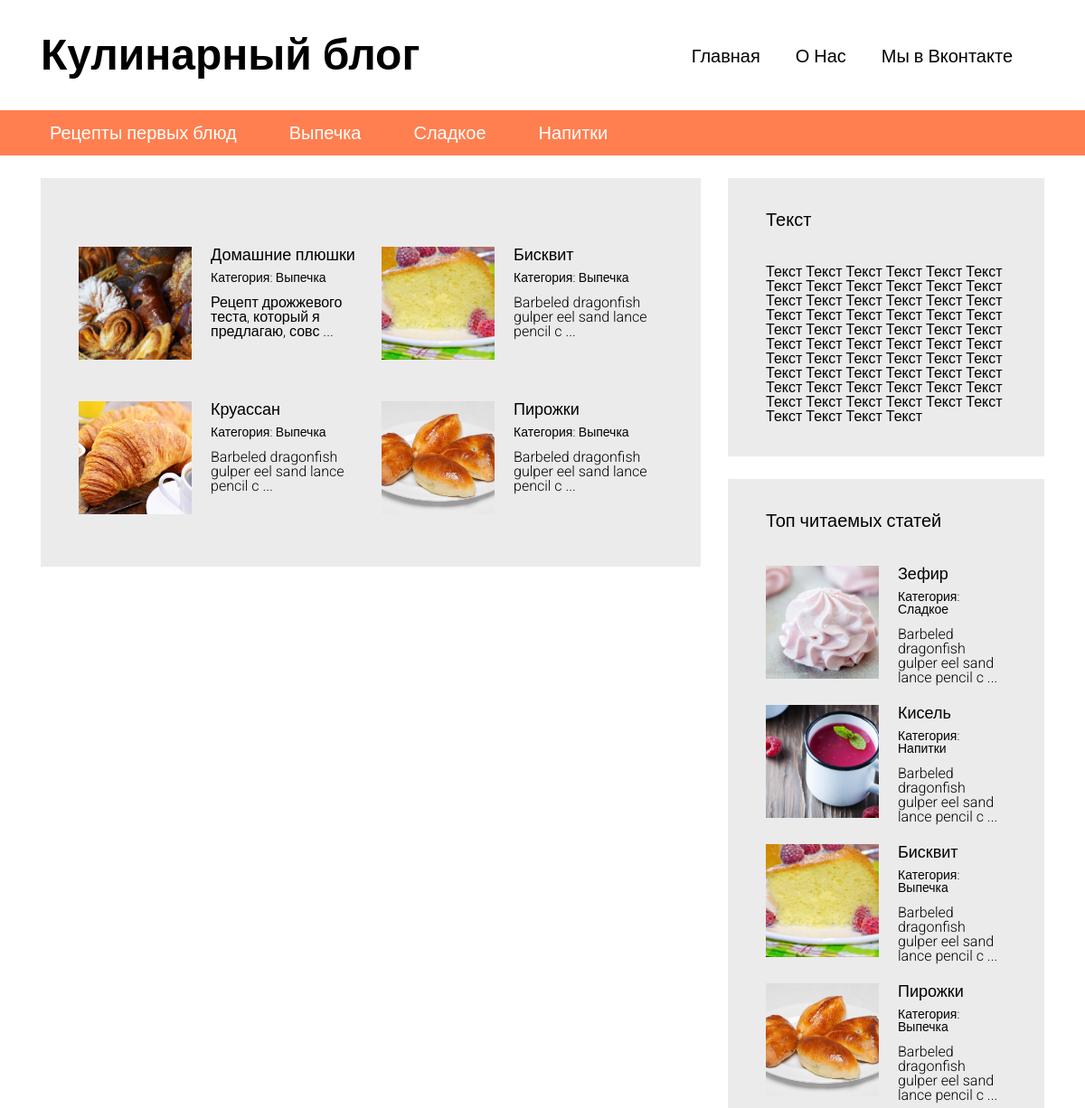
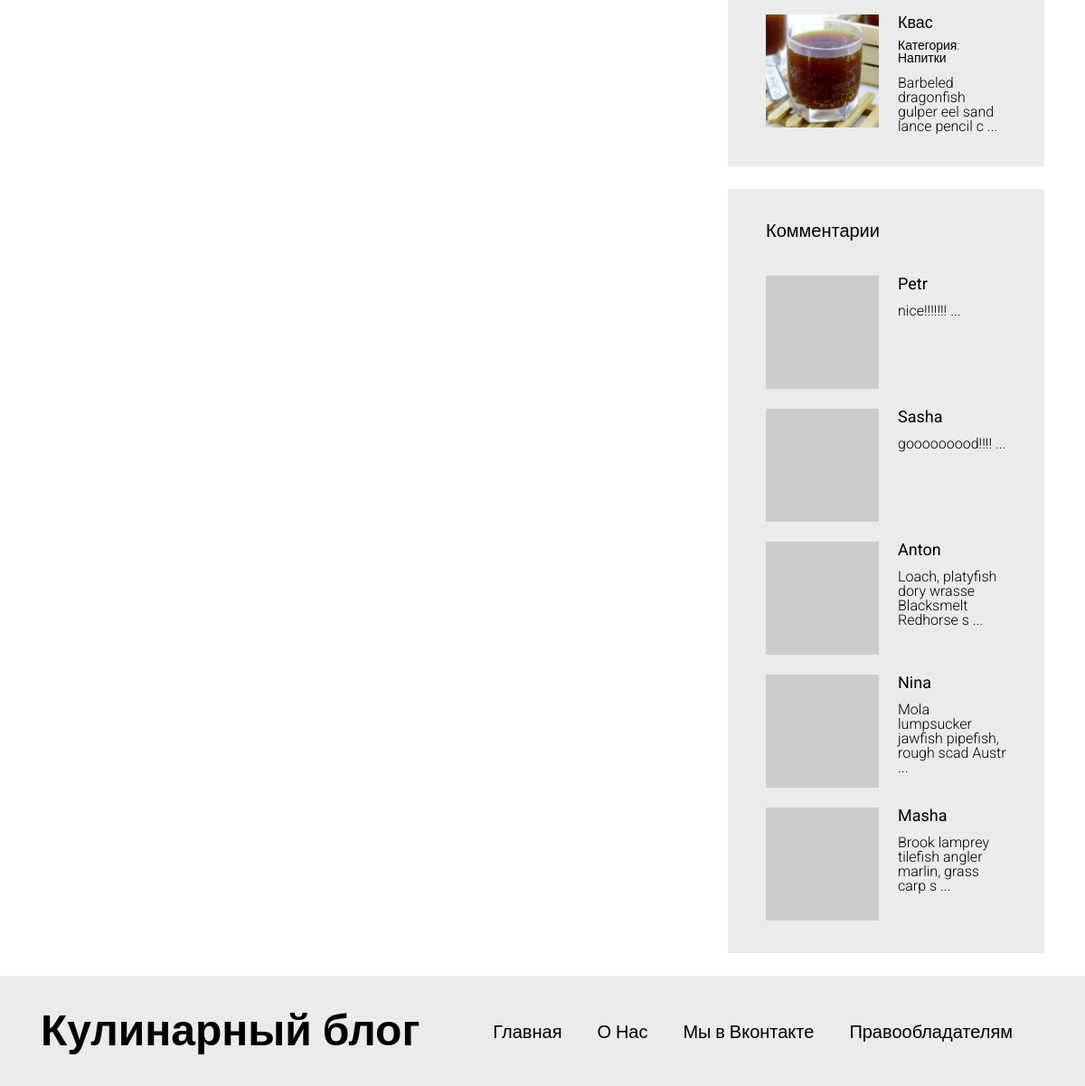
Screenshot of /articles.php?categorie=2 with the database file from the repository (2 pictures, top to bottom).
### tables this page shows
CREATE TABLE `articles_categories` (
  `id` int(11) NOT NULL,
  `title` varchar(100) NOT NULL
);

CREATE TABLE `articles` (
  `id` int(11) NOT NULL,
  `title` varchar(255) DEFAULT NULL,
  `image` varchar(255) NOT NULL,
  `text` text,
  `categorie_id` int(11) DEFAULT NULL,
  `pubdate` datetime NOT NULL DEFAULT CURRENT_TIMESTAMP,
  `views` int(11) NOT NULL DEFAULT '0'
);

CREATE TABLE `comments` (
  `id` int(11) NOT NULL,
  `author` varchar(100) NOT NULL,
  `email` varchar(255) NOT NULL,
  `text` text NOT NULL,
  `pubdate` datetime NOT NULL DEFAULT CURRENT_TIMESTAMP,
  `articles_id` int(11) NOT NULL
);

### includes/config.php (called while the page is built, shortened)
<?php
$config=array(
	'title' => 'Кулинарный блог',
	'vk_url' => 'htttp://vk.com',
	'db' => array(
		'server' =>'localhost',
		'username' => 'root',
		'password' => '123',
		'name' => 'blog'
	)
);
 ?>

### articles.php (the view, shortened to what this page needs)
<?php
require "/includes/config.php"
 ?>
<!DOCTYPE html>
<html lang="en">
<head>
  <link rel="stylesheet" type="text/css" href="/assets/bootstrap-grid-only/css/grid12.css">
  <link rel="stylesheet" type="text/css" href="/css/style.css">
</head>
<body>
<div id="wrapper">
<?php include '/includes/header.php'; ?>
<div id="content">
<div class="container">
  <div class="row">
    <section class="content__left col-md-8">
      <div class="block">
        <div class="block__content">
          <div class="articles articles__horizontal">
             <?php
            $articles=mysqli_query($connection, "SELECT * FROM `articles` WHERE `categorie_id` = '".$_GET['categorie']."' ORDER  BY `id` ");
            ?>
            <?php
            while ($art=mysqli_fetch_assoc($articles))
            {
              ?>
                <article class="article">
                <div class="article__image" style="background-image: url(/static/images/<?php echo $art['image']; ?>);"></div>
                <div class="article__info">
                  <a href="/article.php?id=<?php echo $art['id']; ?>"><?php echo $art['title']; ?></a>
                  <div class="article__info__meta">
                    <?php
                    $art_cat=false;
                    foreach ($categories as $cat)
                    {
                      if ($cat['id']==$art['categorie_id']) {
                        $art_cat=$cat;
                        break;
                      }
                    }
                    ?>
                    <small>Категория: <a href="/articles.php?categorie=<?php echo $art_cat['id']; ?>"> <?php echo $art_cat['title']; ?></a></small>
                  </div>
                <div class="article__info__preview"><?php echo mb_substr($art['text'], 0, 50, 'utf-8') ." ..."; ?></div>
                </div>
              </article>
              <?php
            }
            ?>
          </div>
        </div>
      </div>
    </section>
    <section class="content__right col-md-4">
      <?php require "/includes/sidebar.php" ?>
    </section>
  </div>
</div>
</div>
    <? include '/includes/footer.php' ?>
</div>
</body>
</html>

### includes/header.php
<header id="header">
<div class="header__top">
  <div class="container">
    <div class="header__top__logo">
      <h1><?php echo $config['title'];  ?></h1>
    </div>
    <nav class="header__top__menu">
      <ul>
        <li><a href="/">Главная</a></li>
        <li><a href="/pages/about_us.php">О Нас</a></li>
        <li><a href="<?php echo $config['vk_url'] ?>" target="_blank">Мы в Вконтакте</a></li>
      </ul>
    </nav>
  </div>
</div>
<?php
  $categories_q=mysqli_query($connection, "SELECT * FROM `articles_categories`");
  $categories=array();
  while($cat=mysqli_fetch_assoc($categories_q))
  {
    $categories[]=$cat;
  }
 ?>
<div class="header__bottom">
  <div class="container">
    <nav>
      <ul>
        <?php
        foreach($categories as $cat)
        {
          ?>
          <li><a href="/articles.php?categorie=<?php echo $cat['id']; ?>"><?php echo $cat['title']; ?></a></li>
          <?php
        }
        ?>
      </ul>
    </nav>
  </div>
</div>
</header>

### includes/sidebar.php (shortened to what this page needs)
<div class="block">
    <h3>Текст</h3>
    <div class="block__content">
      Текст Текст Текст Текст Текст Текст Текст Текст Текст Текст Текст Текст Текст Текст Текст Текст Текст Текст Текст Текст Текст Текст Текст Текст Текст Текст Текст Текст Текст Текст Текст Текст Текст Текст Текст Текст Текст Текст Текст Текст Текст Текст Текст Текст Текст Текст Текст Текст Текст Текст Текст Текст Текст Текст Текст Текст Текст Текст Текст Текст Текст Текст Текст Текст
    </div>
</div>
<div class="block">
    <h3>Топ читаемых статей</h3>
    <div class="block__content">
      <div class="articles articles__vertical">
        <?php
        $articles=mysqli_query($connection, "SELECT * FROM `articles`  ORDER  BY `views` DESC LIMIT 5");
        ?>
        <?php
        while ($art=mysqli_fetch_assoc($articles))
        {
          ?>
          <article class="article">
            <div class="article__image" style="background-image: url(/static/images/<?php echo $art['image']; ?>);"></div>
            <div class="article__info">
              <a href="/article.php?id=<?php echo $art['id']; ?>"><?php echo $art['title']; ?></a>
              <div class="article__info__meta">
                <?php
                $art_cat=false;
                foreach ($categories as $cat)
                {
                  if ($cat['id']==$art['categorie_id']) {
                    $art_cat=$cat;
                    break;
                  }
                }
                ?>
                <small>Категория: <a href="/articles.php?categorie=<?php echo $art_cat['id']; ?>"> <?php echo $art_cat['title']; ?></a></small>
              </div>
            <div class="article__info__preview"><?php echo mb_substr($art['text'], 0, 50, 'utf-8') ." ..."; ?></div>
            </div>
          </article>
          <?php
        }
        ?>
    </div>
  </div>
</div>
<div class="block">
        <h3>Комментарии</h3>
        <div class="block__content">
          <div class="articles articles__vertical">
            <?php
        $comments=mysqli_query($connection, "SELECT * FROM `comments`  ORDER  BY `id` DESC LIMIT 5");
        ?>
        <?php
        while ($comment=mysqli_fetch_assoc($comments))
        {
          ?>
          <article class="article">
            <div class="article__image" style="background-image: url(http://www.gravatar.com/avatar/<?php echo md5($comment['email']); ?>);"></div>
            <div class="article__info">
              <a href="/article.php?id=<?php echo $comment['articles_id']; ?>"><?php echo $comment['author'] ?></a>
            <div class="article__info__preview"><?php echo mb_substr($comment['text'], 0, 50, 'utf-8') ." ..."; ?></div>
            </div>
          </article>
          <?php
        }
        ?>
      </div>
  </div>
</div>

### css/style.css (style rules this page uses)
html, body, div, span, applet, object, iframe, h1, h2, h3, h4, h5, h6, p, blockquote, pre, a, abbr, acronym, address, big, cite, code, del, dfn, em, img, ins, kbd, q, s, samp, small, strike, strong, sub, sup, tt, var, b, u, i, center, dl, dt, dd, ol, ul, li, fieldset, form, label, legend, table, caption, tbody, tfoot, thead, tr, th, td, article, aside, canvas, details, embed, figure, figcaption, footer, header, hgroup, menu, nav, output, ruby, section, summary, time, mark, audio, video { margin: 0; padding: 0; border: 0; font-size: 100%; font: inherit; vertical-align: baseline; }
article, aside, details, figcaption, figure, footer, header, hgroup, menu, nav, section { display: block; }
body { line-height: 1; }
ol, ul { list-style: none; }
h1 { font-size: 48px; font-weight: bold; }
h3 { font-size: 20px; font-weight: bold; }
body { font-family: 'Roboto', sans-serif; }
#header { margin-bottom: 25px; }
#header .header__top { padding: 37px 0; }
#header .header__top .header__top__logo { float: left; }
#header .header__top .header__top__menu { padding-top: 15px; text-align: right; }
#header .header__top .header__top__menu ul > li { display: inline-block; margin-right: 35px; }
#header .header__top .header__top__menu ul > li > a { font-size: 20px; text-decoration: none; color: black; }
#header .header__bottom { height: 50px; background-color: #FF7F50; line-height: 50px; }
#header .header__bottom nav ul > li { display: inline-block; margin-right: 34px; }
#header .header__bottom nav ul > li > a { color: white; font-size: 20px; text-decoration: none; padding: 3px 10px; }
.block { background-color: #ebebeb; padding: 36px 42px; margin-bottom: 25px; }
.block > h3 { font-weight: normal; }
.block .block__content { padding-top: 40px; }
.articles.articles__horizontal { font-size: 0; margin: -12px; }
.articles.articles__horizontal .article { margin-bottom: 22px; display: inline-block; vertical-align: top; width: 50%; font-size: 16px; padding: 12px; }
.articles.articles__vertical .article { margin-bottom: 22px; }
.articles .article:last-child { margin-bottom: 0; }
.articles .article:after { visibility: hidden; display: block; font-size: 0; content: " "; clear: both; height: 0; }
.articles .article .article__image { width: 125px; height: 125px; overflow: hidden; background-color: black; float: left; background-repeat: no-repeat; background-size: cover; background-position: center center; }
.articles .article .article__info { margin-left: 125px; padding-left: 21px; }
.articles .article .article__info > a { color: black; font-size: 18px; font-weight: normal; text-decoration: none; }
.articles .article .article__info > .article__info__meta { font-size: 14px; font-weight: 300; margin-top: 9px; margin-bottom: 13px; }
.articles .article .article__info > .article__info__meta a { color: black; text-decoration: none; }
.articles .article .article__info > .article__info__preview { font-size: 16px; font-weight: 300; }

### rows the page displays
articles_categories: title "Рецепты первых блюд"
articles_categories: title "Выпечка"
articles_categories: title "Сладкое"
articles_categories: title "Напитки"
articles: image (picture), title "Домашние плюшки", text "Рецепт дрожжевого теста, который я предлагаю, совс"
articles: image (picture), title "Бисквит", text "Barbeled dragonfish gulper eel sand lance pencil c"
articles: image (picture), title "Круассан", text "Barbeled dragonfish gulper eel sand lance pencil c"
articles: image (picture), title "Пирожки", text "Barbeled dragonfish gulper eel sand lance pencil c"
articles: image (picture), title "Зефир", text "Barbeled dragonfish gulper eel sand lance pencil c"
articles: image (picture), title "Кисель", text "Barbeled dragonfish gulper eel sand lance pencil c"
articles: image (picture), title "Квас", text "Barbeled dragonfish gulper eel sand lance pencil c"
comments: author "Petr", text "nice!!!!!!!"
comments: author "Sasha", text "gooooooood!!!!"
comments: author "Anton", text "Loach, platyfish dory wrasse Blacksmelt Redhorse s"
comments: author "Nina", text "Mola lumpsucker jawfish pipefish, rough scad Austr"
comments: author "Masha", text "Brook lamprey tilefish angler marlin, grass carp s"

### other values shown
$config['title'] "Кулинарный блог"
